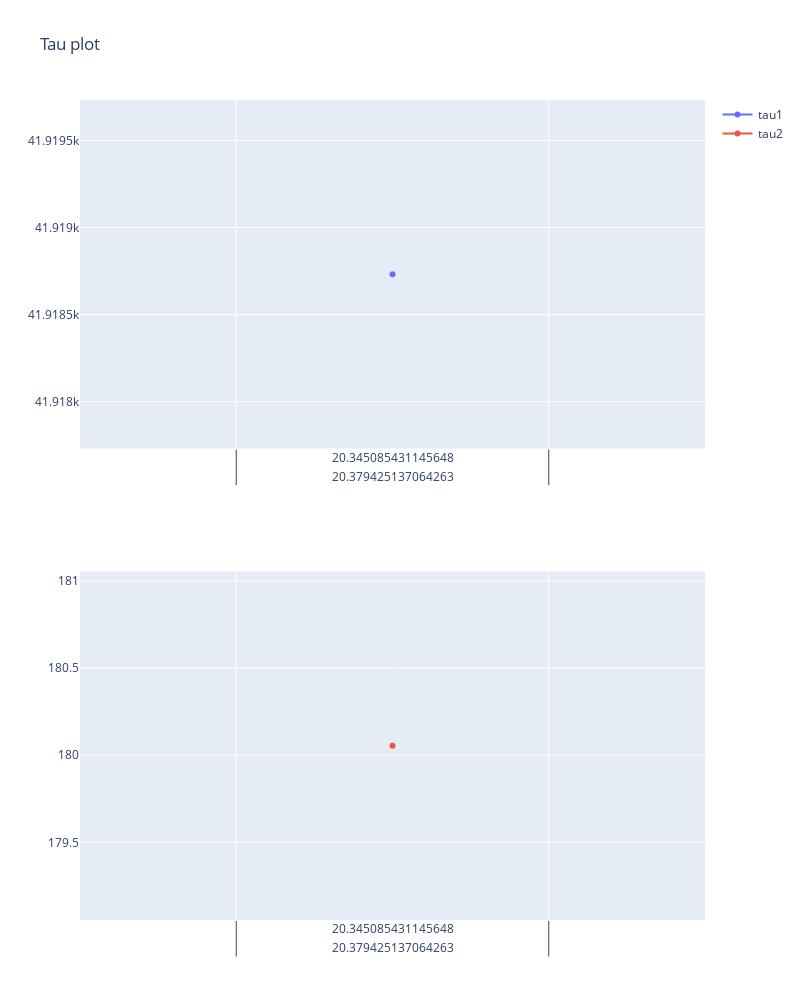

Write notebook code for a chart like this one.
### Code cell
def compute_friction(xd, yd, thetad):
        '''This function computes the resistive force on the x axis Rx, the viscous friction on the y axis Fy and the resistive moment Mr'''
        x1d = x4d = xd - t*thetad
        x3d = x2d = xd + t*thetad

        y1d = y2d = yd + a*thetad

        y3d = y4d = yd - b*thetad

        Rx = fr * (mass * g)/2 * (np.sign(x1d) + np.sign(x2d))

        Fy = mu * ((mass*g)/(a + b)) * \
            (b*np.sign(y1d) + a*np.sign(y3d))
        
        Mr = mu * ((a*b*mass*g)/(a + b))*(np.sign(y1d) -
                                          np.sign(y3d)) + fr*t*mass*g/2*(np.sign(x2d) - np.sign(x1d))
        return Rx, Fy, Mr


x = np.linspace(0, 100,100)

fig = make_subplots(rows=2, cols=1)

tau2 = []
for x in rrt.confs:
    u1 = x[3][0]
    u2 = x[4][0]
    print(u2)
    Rx, Fy, Mr = compute_friction(x[0][0], x[1][0], x[2][0])

    tau1.append(r/2*(mass * u1 + mass/d0 * (x[1][0]**2) +Rx) - ((r*d0) / (
            2*t)) * ((mass + (Iz/d0**2)) * u2 - (mass/d0)*x[0][0]*x[1][0]+ Fy - Mr/d0))

    tau2.append(r/2*(mass * u1 + mass/d0 * (x[1][0]**2) +Rx) + ((r*d0) / (
            2*t)) * ((mass + (Iz/d0**2)) * u2 - (mass/d0)*x[0][0]*x[1][0] + Fy - Mr/d0))

print (tau1)
print (tau2)

# Update subplot layout
fig.add_trace(go.Scatter(x=x, y=tau1, name='tau1'), row=1, col=1)
fig.add_trace(go.Scatter(x=x, y=tau2, name='tau2'), row=2, col=1)
fig.update_layout(height=1000, width=800, title_text="Tau plot")

# Display the subplot
fig.show()

### Figure 1 — Plotly figure (JSON) as saved in the notebook; plotly's stock layout.template omitted (floating-point values rounded to 4 significant figures; data arrays with more than 128 entries replaced by an {"elided": "..."} marker saying what was removed)
{"data": [{"name": "tau1", "type": "scatter", "x": [[20.38], [20.35], [0.9086], [1.926], [0.009282]], "xaxis": "x", "y": {"elided": "2126 float values"}, "yaxis": "y"}, {"name": "tau2", "type": "scatter", "x": [[20.38], [20.35], [0.9086], [1.926], [0.009282]], "xaxis": "x2", "y": {"elided": "425 float values"}, "yaxis": "y2"}], "layout": {"height": 1000, "title": {"text": "Tau plot"}, "width": 800, "xaxis": {"anchor": "y", "domain": [0, 1]}, "xaxis2": {"anchor": "y2", "domain": [0, 1]}, "yaxis": {"anchor": "x", "domain": [0.575, 1]}, "yaxis2": {"anchor": "x2", "domain": [0, 0.425]}}}
